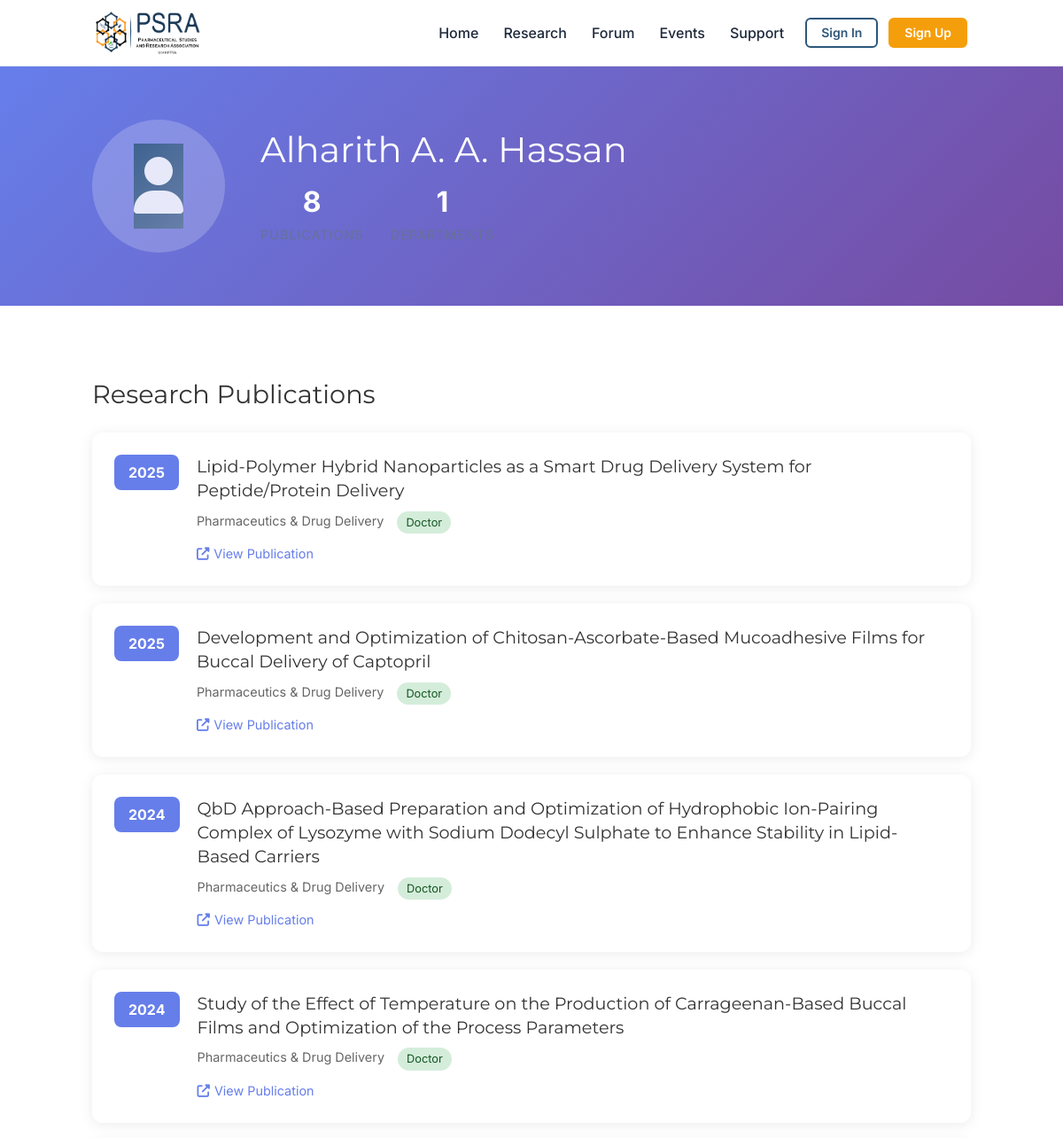
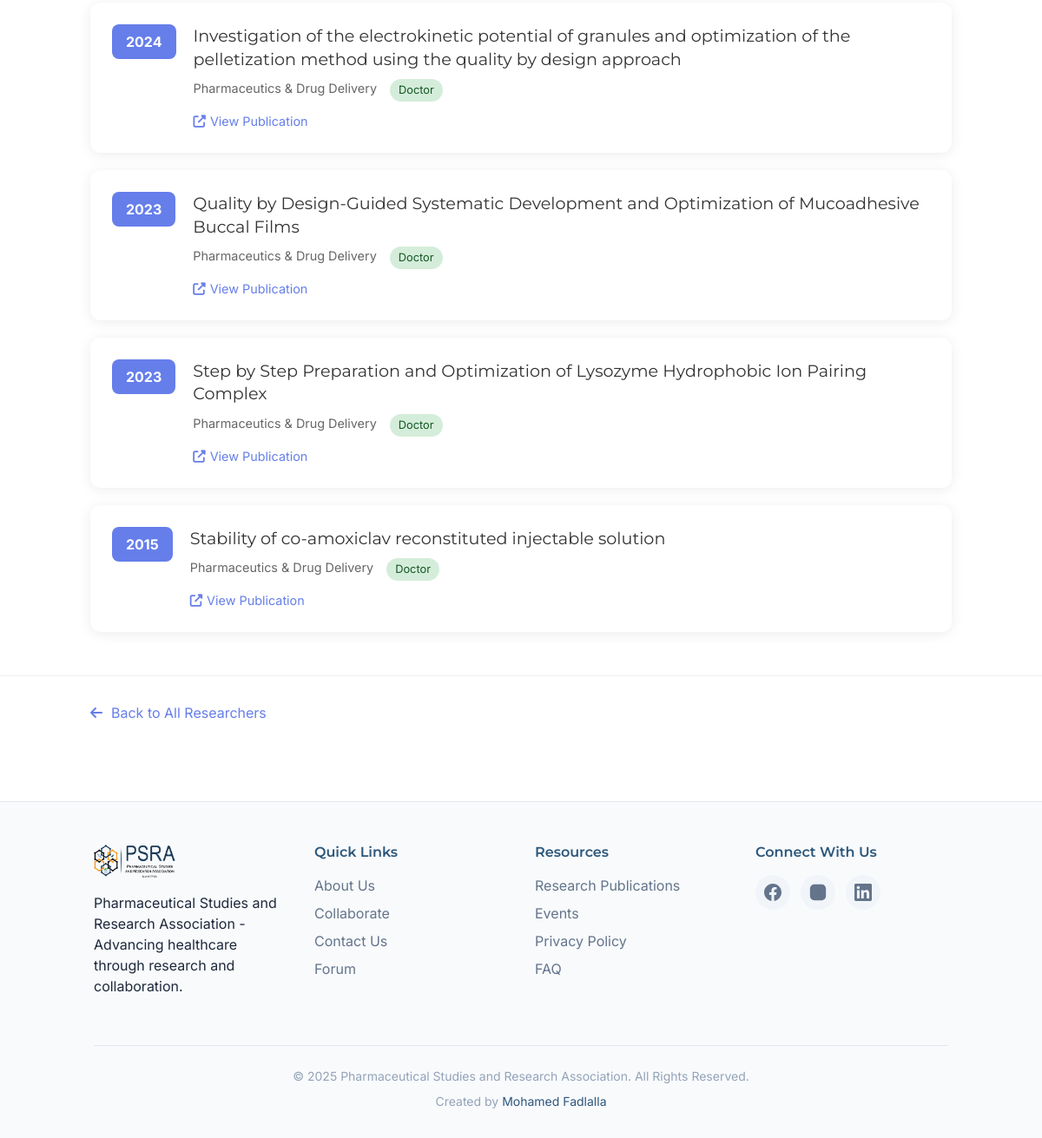
Screenshot of /researcher/8 with the database file from the repository (2 pictures, top to bottom).
### models.py (models this page shows, shortened)
class Researcher(db.Model):
    id = db.Column(db.Integer, primary_key=True)
    name = db.Column(db.String(200), nullable=False, unique=True)
    profile_picture_url = db.Column(db.String(200), default=None)
    bio = db.Column(db.Text, nullable=True)
    is_registered_user = db.Column(db.Boolean, default=False)
    user_id = db.Column(db.Integer, db.ForeignKey('user.id'), nullable=True)
    created_at = db.Column(db.DateTime, default=datetime.utcnow)
    researches = db.relationship('Research', backref='author', lazy=True, cascade='all, delete-orphan')

class Research(db.Model):
    id = db.Column(db.Integer, primary_key=True)
    title = db.Column(db.String(500), nullable=False)
    doi_url = db.Column(db.String(500), nullable=True)
    department = db.Column(db.String(100), nullable=False)
    year = db.Column(db.Integer, nullable=False)
    researcher_id = db.Column(db.Integer, db.ForeignKey('researcher.id'), nullable=False)
    researcher_type = db.Column(db.String(20), default='doctor')  # 'doctor' or 'student'
    is_approved = db.Column(db.Boolean, default=True)  # For submitted research pending approval
    submitted_by = db.Column(db.Integer, db.ForeignKey('user.id'), nullable=True)  # User who submitted
    submitted_by_user = db.relationship('User', foreign_keys=[submitted_by], backref='submitted_researches')
    created_at = db.Column(db.DateTime, default=datetime.utcnow)

### app.py (the view)
@app.route('/researcher/<int:researcher_id>')
def researcher_profile(researcher_id):
    profile_data = ResearchService.get_researcher_profile(researcher_id)
    if not profile_data:
        flash('Researcher not found.', FLASH_ERROR)
        return redirect(url_for('researchers'))
    return render_template(
        'researcher_profile.html',
        researcher=profile_data['researcher'],
        researches=profile_data['researches'],
        departments=profile_data['departments'],
        total_researches=profile_data['total_researches']
    )

### app.py (called while the page is built)
@app.context_processor
def inject_unread_messages():
    if current_user.is_authenticated:
        unread_count = Message.query.filter_by(receiver_id=current_user.id, is_read=False).count()
        return {'unread_message_count': unread_count}
    return {'unread_message_count': 0}

### services/research_service.py (called while the page is built)
    @staticmethod
    def get_researcher_profile(researcher_id: int) -> Optional[Dict[str, Any]]:
        researcher = Researcher.query.get(researcher_id)
        if not researcher:
            return None
        researches = Research.query.filter_by(
            researcher_id=researcher_id
        ).order_by(Research.year.desc()).all()
        departments = {}
        for research in researches:
            if research.department not in departments:
                departments[research.department] = []
            departments[research.department].append(research)
        return {
            'researcher': researcher,
            'researches': researches,
            'departments': departments,
            'total_researches': len(researches)
        }

### templates/researcher_profile.html (shortened to what this page needs)
{% extends "base.html" %}
{% block content %}
<div class="researcher-profile-page">
    <div class="profile-header">
        <div class="container mx-auto px-4">
            <div class="profile-info">
                <div class="profile-avatar">
                    {% if researcher.profile_picture_url %}
                    <img src="{{ researcher.profile_picture_url }}" alt="{{ researcher.name }}">
                    {% else %}
                    <div class="avatar-placeholder">
                        <i class="fas fa-user"></i>
                    </div>
                    {% endif %}
                </div>
                <div class="profile-details">
                    <h1>{{ researcher.name }}</h1>
                    <div class="profile-stats">
                        <div class="stat">
                            <span class="stat-value">{{ total_researches }}</span>
                            <span class="stat-label">Publications</span>
                        </div>
                        <div class="stat">
                            <span class="stat-value">{{ departments|length }}</span>
                            <span class="stat-label">Departments</span>
                        </div>
                    </div>
                </div>
            </div>
        </div>
    </div>
    <div class="research-section">
        <div class="container mx-auto px-4">
            <h2>Research Publications</h2>
            {% if researches %}
            <div class="research-list">
                {% for research in researches %}
                <div class="research-item" data-department="{{ research.department|replace(' ', '-')|lower }}">
                    <div class="research-year">{{ research.year }}</div>
                    <div class="research-content">
                        <h3 class="research-title">
                            {% if research.doi_url %}
                            <a href="{{ research.doi_url }}" target="_blank" rel="noopener noreferrer">
                                {{ research.title }}
                            </a>
                            {% else %}
                            {{ research.title }}
                            {% endif %}
                        </h3>
                        <div class="research-meta">
                            <span class="department">{{ research.department }}</span>
                            <span class="type-badge {{ research.researcher_type }}">
                                {{ research.researcher_type|title }}
                            </span>
                        </div>
                        {% if research.doi_url %}
                        <a href="{{ research.doi_url }}" target="_blank" rel="noopener noreferrer" class="doi-link">
                            <i class="fas fa-external-link-alt"></i> View Publication
                        </a>
                        {% endif %}
                    </div>
                </div>
                {% endfor %}
            </div>
            {% else %}
            <div class="no-research">
                <p>No research publications found for this researcher.</p>
            </div>
            {% endif %}
        </div>
    </div>
    <div class="back-section">
        <div class="container mx-auto px-4">
            <a href="{{ url_for('researchers') }}" class="back-link">
                <i class="fas fa-arrow-left"></i> Back to All Researchers
            </a>
        </div>
    </div>
</div>
{% endblock %}

### static/css/style.css (style rules this page uses)
:root { --primary-blue: #2D577B; --primary-blue-light: #607D9B; --primary-blue-dark: #1E3A5F; --accent-orange: #F59E0B; --accent-orange-hover: #D97706; --accent-green: #4ADE80; --accent-green-dark: #22C55E; --color-success: #22C55E; --color-success-bg: #DCFCE7; --color-warning: #F59E0B; --color-warning-bg: #FEF3C7; --color-error: #EF4444; --color-error-bg: #FEE2E2; --color-info: #3B82F6; --color-info-bg: #DBEAFE; --text-primary: #1E293B; --text-secondary: #64748B; --text-muted: #94A3B8; --text-inverse: #FFFFFF; --bg-primary: #FFFFFF; --bg-secondary: #F8FAFC; --bg-tertiary: #F1F5F9; --bg-overlay: rgba(0, 0, 0, 0.5); --border-color: #E2E8F0; --border-color-dark: #CBD5E1; --border-focus: #2D577B; --space-1: 4px; --space-2: 8px; --space-3: 12px; --space-4: 16px; --space-5: 20px; --space-6: 24px; --space-8: 32px; --space-10: 40px; --space-12: 48px; --space-16: 64px; --space-20: 80px; --font-family-heading: 'Montserrat', -apple-system, BlinkMacSystemFont, sans-serif; --font-family-body: 'Inter', -apple-system, BlinkMacSystemFont, 'Segoe UI', Roboto, sans-serif; --font-family-mono: 'Fira Code', 'Consolas', monospace; --font-size-xs: 0.75rem; --font-size-sm: 0.875rem; --font-size-base: 1rem; --font-size-lg: 1.125rem; --font-size-xl: 1.25rem; --font-size-2xl: 1.5rem; --font-size-3xl: 1.875rem; --font-size-4xl: 2.25rem; --font-size-5xl: 3rem; --font-weight-normal: 400; --font-weight-medium: 500; --font-weight-semibold: 600; --font-weight-bold: 700; --line-height-tight: 1.25; --line-height-normal: 1.5; --line-height-relaxed: 1.75; --radius-sm: 4px; --radius-md: 6px; --radius-lg: 8px; --radius-xl: 12px; --radius-2xl: 16px; --radius-full: 9999px; --shadow-sm: 0 1px 2px 0 rgba(0, 0, 0, 0.05); --shadow-md: 0 4px 6px -1px rgba(0, 0, 0, 0.1), 0 2px 4px -1px rgba(0, 0, 0, 0.06); --shadow-lg: 0 10px 15px -3px rgba(0, 0, 0, 0.1), 0 4px 6px -2px rgba(0, 0, 0, 0.05); --shadow-xl: 0 20px 25px -5px rgba(0, 0, 0, 0.1), 0 10px 10px -5px rgba(0, 0, 0, 0.04); --shadow-2xl: 0 25px 50px -12px rgba(0, 0, 0, 0.25); --shadow-inner: inset 0 2px 4px 0 rgba(0, 0, 0, 0.06); --transition-fast: 150ms ease; --transition-normal: 200ms ease; --transition-slow: 300ms ease; --transition-bounce: 300ms cubic-bezier(0.68, -0.55, 0.265, 1.55); --z-dropdown: 100; --z-sticky: 200; --z-fixed: 300; --z-modal-backdrop: 400; --z-modal: 500; --z-toast: 600; --z-tooltip: 700; }
*, *::before, *::after { box-sizing: border-box; margin: 0; padding: 0; }
html { scroll-behavior: smooth; -webkit-text-size-adjust: 100%; }
body { font-family: var(--font-family-body); font-size: var(--font-size-base); line-height: var(--line-height-normal); color: var(--text-primary); background-color: var(--bg-primary); -webkit-font-smoothing: antialiased; -moz-osx-font-smoothing: grayscale; min-height: 100vh; display: flex; flex-direction: column; }
h1, h2, h3, h4, h5, h6 { font-family: var(--font-family-heading); font-weight: var(--font-weight-bold); line-height: var(--line-height-tight); color: var(--text-primary); }
h1 { font-size: var(--font-size-4xl); }
h2 { font-size: var(--font-size-3xl); }
h3 { font-size: var(--font-size-2xl); }
a { color: var(--primary-blue); text-decoration: none; transition: color var(--transition-fast); }
.container { max-width: 1200px; margin: 0 auto; padding: 0 var(--space-5); }
.avatar-placeholder { background: linear-gradient(135deg, var(--primary-blue) 0%, var(--primary-blue-light) 100%); }
.profile-header { margin-bottom: var(--space-8); }
.profile-avatar { flex-shrink: 0; }
.profile-info { flex: 1; }
.profile-info h1 { margin: 0 0 var(--space-1); font-size: var(--font-size-2xl); color: var(--text-inverse); }
.stat-label { color: var(--text-secondary); font-size: var(--font-size-sm); text-transform: uppercase; letter-spacing: 1px; }
.research-meta { display: flex; flex-wrap: wrap; gap: var(--space-3); font-size: var(--font-size-sm); color: var(--text-muted); }

### rows the page displays
Researcher: name "Alharith A. A. Hassan"
Research: year "2025", title "Lipid-Polymer Hybrid Nanoparticles as a Smart Drug Delivery System for Peptide/Protein Delivery", department "Pharmaceutics & Drug Delivery", researcher_type "Doctor"
Research: year "2025", title "Development and Optimization of Chitosan-Ascorbate-Based Mucoadhesive Films for Buccal Delivery of Captopril", department "Pharmaceutics & Drug Delivery", researcher_type "Doctor"
Research: year "2024", title "QbD Approach-Based Preparation and Optimization of Hydrophobic Ion-Pairing Complex of Lysozyme with Sodium Dodecyl Sulphate to Enhance Stability in Lipid-Based Carriers", department "Pharmaceutics & Drug Delivery", researcher_type "Doctor"
Research: year "2024", title "Study of the Effect of Temperature on the Production of Carrageenan-Based Buccal Films and Optimization of the Process Parameters", department "Pharmaceutics & Drug Delivery", researcher_type "Doctor"
Research: year "2024", title "Investigation of the electrokinetic potential of granules and optimization of the pelletization method using the quality by design approach", department "Pharmaceutics & Drug Delivery", researcher_type "Doctor"
Research: year "2023", title "Quality by Design-Guided Systematic Development and Optimization of Mucoadhesive Buccal Films", department "Pharmaceutics & Drug Delivery", researcher_type "Doctor"
Research: year "2023", title "Step by Step Preparation and Optimization of Lysozyme Hydrophobic Ion Pairing Complex", department "Pharmaceutics & Drug Delivery", researcher_type "Doctor"
Research: year "2015", title "Stability of co-amoxiclav reconstituted injectable solution", department "Pharmaceutics & Drug Delivery", researcher_type "Doctor"

### other values shown
{{ total_researches }} "8"
{{ departments|length }} "1"
{{ now.year if now else 2025 }} "2025"
